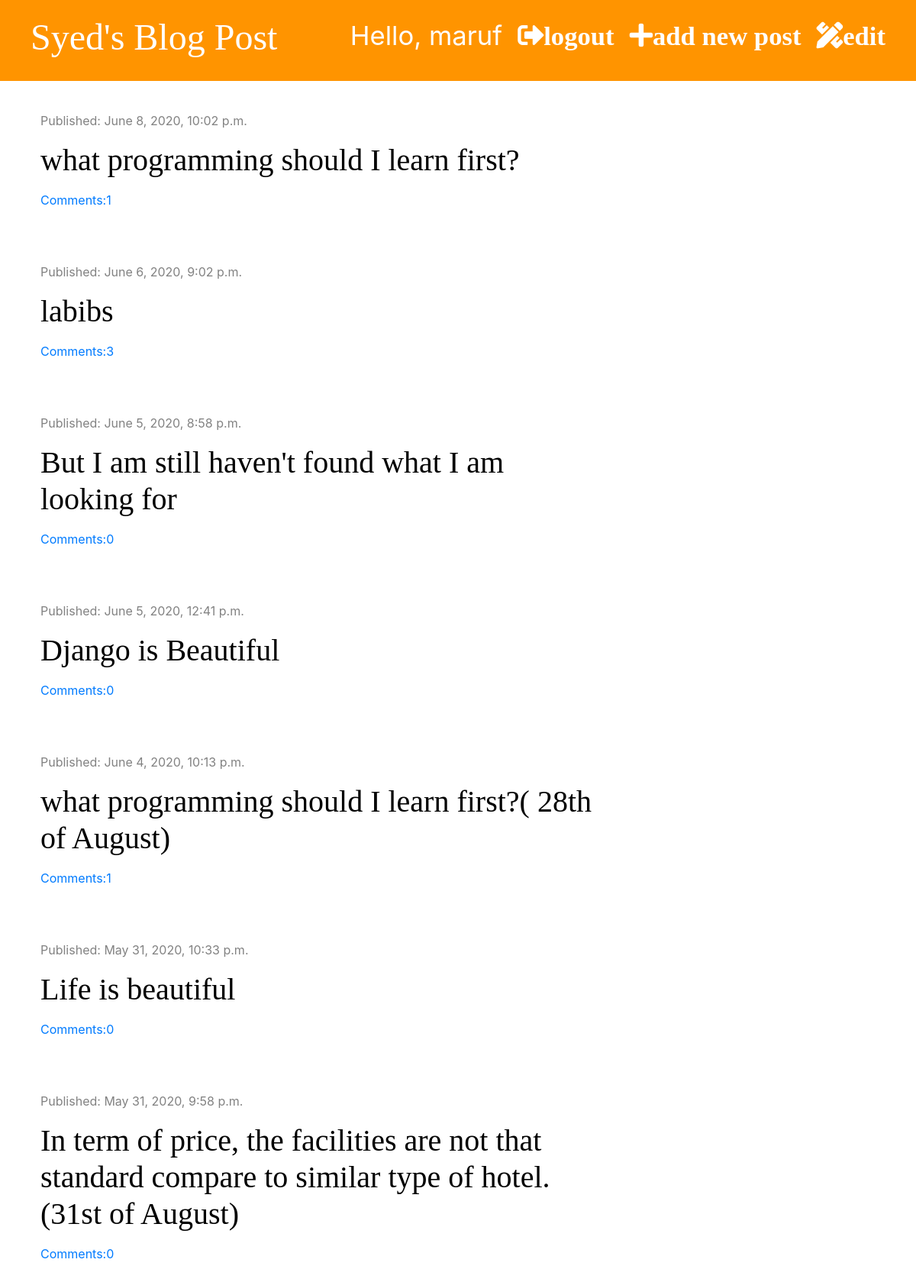
The app's page / (signed in) with its own data.
### blog/models.py (models this page shows, shortened)
class Post(models.Model):
    auther=models.ForeignKey('auth.User',on_delete=models.CASCADE)
    title=models.CharField(max_length=200)
    text=models.TextField()
    created_date=models.DateTimeField(default=timezone.now)
    published_date=models.DateTimeField( blank=True, null=True)
    def approved_comments(self):
        return self.comments.filter(approved=True)

### blog/views.py (the view)
# urls.py: path('',views.post_list,name='post_list'),
def post_list(request):
    posts= Post.objects.filter(published_date__lte=timezone.now()).order_by('-published_date')
    stuff_for_frontend={'posts':posts}
    return render(request,'blog/post_list.html', stuff_for_frontend)

### blog/templatetags/markdownify.py (called while the page is built)
@register.filter
def markdown(value):
    renderer = HighlightRenderer()
    markdown = mistune.Markdown(renderer=renderer)
    return markdown(value)

### blog/templates/blog/post_list.html (shortened to what this page needs)
{% extends 'blog/base.html'%}
{% load markdownify %}
{% block content %}
    {%for post in posts %}
    <div class='post'>
        <div class="date">
            <p> Published: {{post.published_date}}</p>
        </div>
       <h2><a href="{% url 'post_detail' pk=post.pk %}"> {{post.title}} </a> </h2>
       <a href="{% url 'post_detail' pk=post.pk %}">Comments:{{post.approved_comments.count}} </a>
    </div>
    {%endfor%}
{% endblock %}

### blog/templates/blog/base.html (shortened to what this page needs)
{% load static %}
{% load markdownify %}
<!DOCTYPE html>
<html lang="en">
<head>
    <link rel="stylesheet" href="https://stackpath.bootstrapcdn.com/bootstrap/4.5.0/css/bootstrap.min.css">
    <link rel="stylesheet" href="{% static 'css/zenburn.css' %}">
    <link rel="stylesheet" href="{% static 'css/blog.css' %}">
    <link rel="stylesheet" href="https://use.fontawesome.com/releases/v5.2.0/css/all.css">
</head>
<body>
    <div class="page-header">
    {% if user.is_authenticated %}
        <a href="{% url 'post_draft_list' %}" class="top-menu"><i class="fas fa-pencil-ruler fa-1x">edit</i></a>
        <a href="{% url 'post_new' %}" class="top-menu"><i class="fas fa-plus fa-1x">add new post</i></a>
        <a href="{% url 'logout' %}" class="top-menu"><i class="fas fa-sign-out-alt fa-1x">logout</i></a>
        <p class="top-menu"> Hello, {{user.username}} </p>
    {% else %}
        <a href="{% url 'login' %}" class="top-menu"><i class="fas fa-sign-in-alt fa-1x"></i></a>
    {% endif %}
        <h1><a href="/">Syed's Blog Post </a> </h1>
    </div>
    <div class="content container">
        <div class="row">
            <div class="col-md-8">
                {% block content %}
                {%endblock%}
            </div>
        </div>
    </div>
</body>
</html>

### blog/static/css/blog.css (style rules this page uses)
.page-header { background-color: #ff9400; margin-top: 0; padding: 20px 20px 20px 40px; }
.page-header h1, .page-header h1 a { color: #ffffff; font-size: 36pt; text-decoration: none; }
.content { margin-left: 38px; }
h1,h2,h3,h4 { font-family: 'Tangerine:bold,bolditalic','Inconsolata:italic','Droid+Sans', serif; font-size: 40px; }
.date { color: #828282; }
.post { margin-top: 40px; margin-bottom: 70px; }
.post h1,h2 a { color: #000000; }
.top-menu , .top-menu:hover { color: #ffffff; float: right; font-size: 26pt; margin-right: 20px; }

### records on screen
Post: published_date "June 8, 2020, 10:02 p.m.", title "what programming should I learn first?", approved_comments.count "1"
Post: published_date "June 6, 2020, 9:02 p.m.", title "labibs", approved_comments.count "3"
Post: published_date "June 5, 2020, 8:58 p.m.", title "But I am still haven't found what I am looking for", approved_comments.count "0"
Post: published_date "June 5, 2020, 12:41 p.m.", title "Django is Beautiful", approved_comments.count "0"
Post: published_date "June 4, 2020, 10:13 p.m.", title "what programming should I learn first?( 28th of August)", approved_comments.count "1"
Post: published_date "May 31, 2020, 10:33 p.m.", title "Life is beautiful", approved_comments.count "0"
Post: published_date "May 31, 2020, 9:58 p.m.", title "In term of price, the facilities are not that standard compare to similar type of hotel.(31st of August)", approved_comments.count "0"

### other values on screen
{{ user.username }} "maruf"
